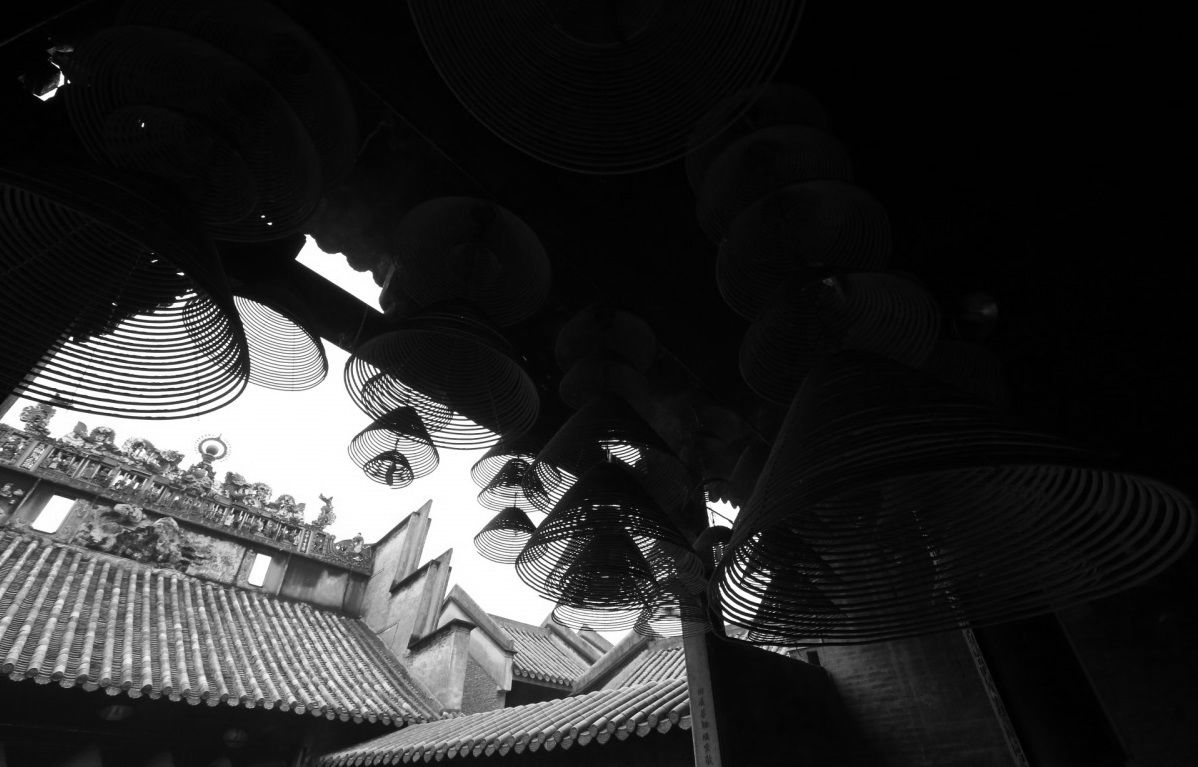
#> input picture cv_study/exp1/Low illumination.jpg, 1198 x 767 px, found by its file name
$ python q1.py
#> lines starting #> are read from the running program, lines starting #| are printed output that depends on the picture
import cv2
import numpy as np
import matplotlib.pyplot as plt

# 计算并显示图像的归一化像素强度统计直方图
def pict_normalized(pict):
    y=pict.shape[0]
    x=pict.shape[1]
    stats=np.zeros((256,),dtype=int)
    for i in range(x):
        for j in range(y):

            stats[pict[j,i]]+=1
    stats=stats/(x*y)
    plt.bar(range(256),stats)
    plt.show()
    return stats


#直方图均衡化
def pict_processed(pict):
    y=pict.shape[0]
    x=pict.shape[1]
    stats=np.zeros((256,),dtype=int)
    for i in range(x):
        for j in range(y):
            stats[pict[j,i]]+=1
    cdf=np.zeros((256,),dtype=float)
    cdf[0]=stats[0]
    for i in range(1,256):
        cdf[i]=cdf[i-1]+stats[i]
    cdf=cdf/(x*y)
    pict_new=np.zeros((y,x),dtype=np.uint8)
    for i in range(x):
        for j in range(y):
            pict_new[j,i]=np.uint8(cdf[pict[j,i]]*255)
    return pict_new

def main():
    pict=cv2.imread('C:/Users/ZhuanZ/code_cv/exp1/Low illumination.jpg',cv2.IMREAD_GRAYSCALE)
#> pict is the input picture: shape (767, 1198); min 0, max 255, mean 44.5
    print('Original Image Shape:', pict.shape)
#| Original Image Shape: (767, 1198)
    #print('Original Image :', pict)
    stat=pict_normalized(pict)
#> in pict_normalized, `plt.show()`:
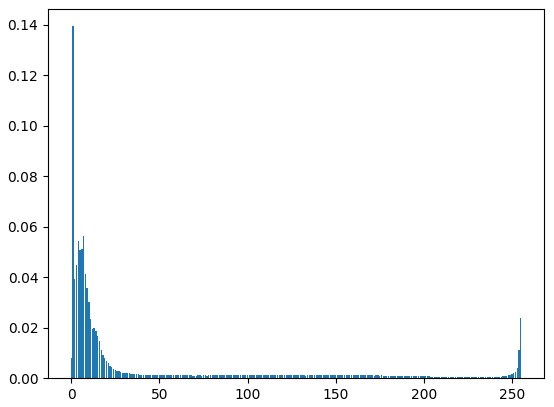
#> figure drawn by matplotlib, 1 panel; tallest bar 0.139 high, from x = 0.6 to 1.4
#> stat = 256 values, max 0.139 at index 1, min 0.000353 at index 231, mean 0.00391
    pict_after=pict_processed(pict)
#> after the loop in pict_processed, `for i in range(x):`:
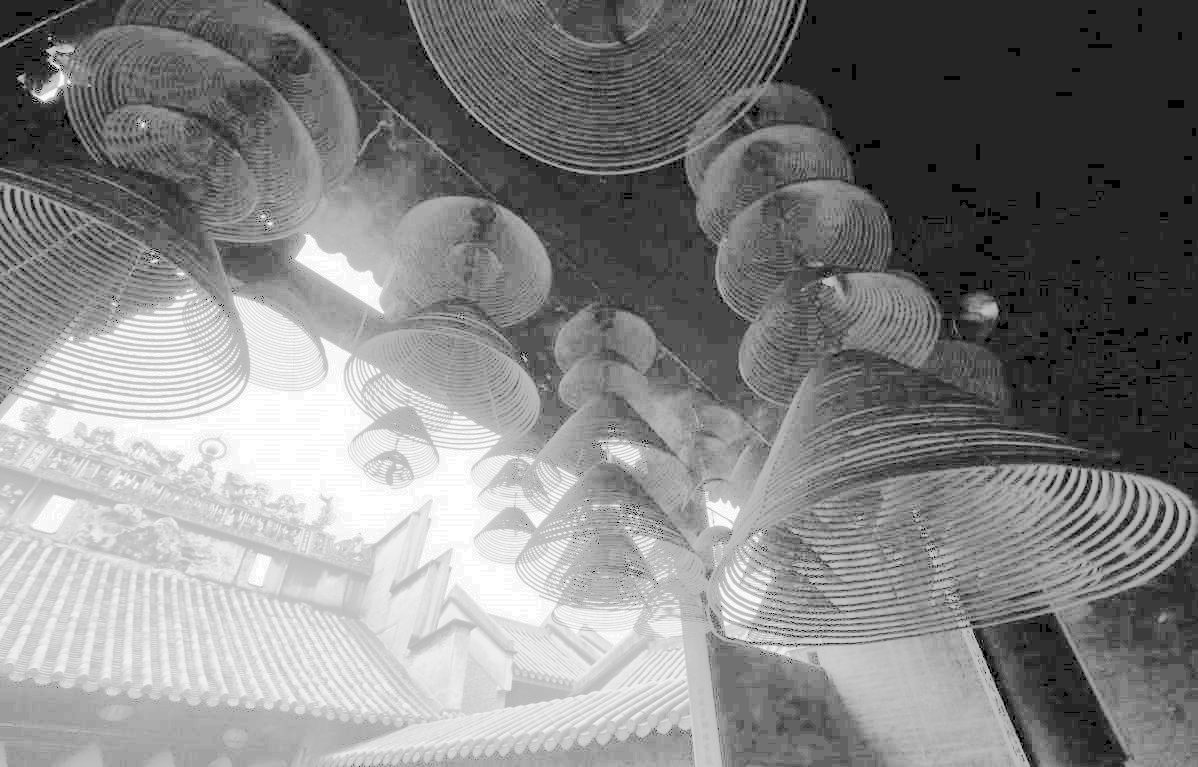
#> pict_new: shape (767, 1198); min 1, max 255, mean 132.3
    stat_after=pict_normalized(pict_after)
#> in pict_normalized (call 2), `plt.show()`:
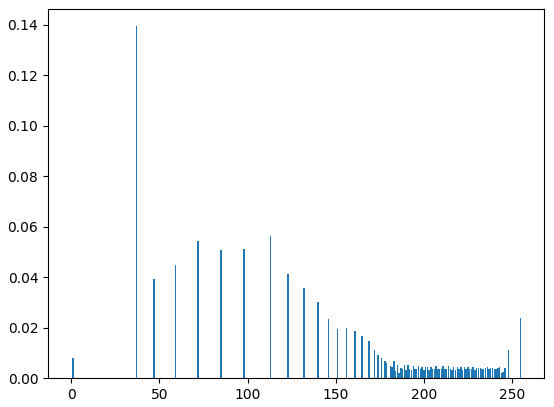
#> figure drawn by matplotlib, 1 panel; tallest bar 0.139 high, from x = 36.6 to 37.4
#> stat_after = 256 values, max 0.139 at index 37, min 0 at index 0, mean 0.00391
    # print('Pixel Intensity Statistics:', stats)

    cv2.imshow('Original Image', pict)
    cv2.imshow('Processed Image', pict_after)
    # 等待按键输入
    cv2.waitKey(0)
    # 关闭所有窗口
    cv2.destroyAllWindows()

if __name__ == "__main__":
    main()
